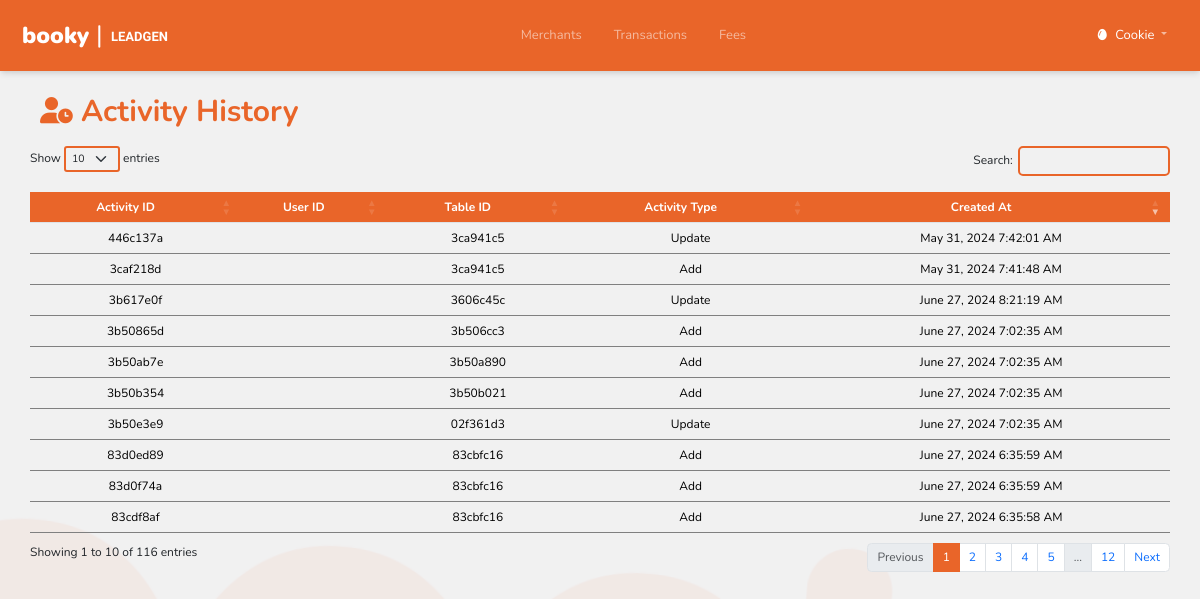
The page /activity_history/index.php (signed in) on the database its author committed.
### tables this page shows
CREATE TABLE `user` (
  `user_id` varchar(36) NOT NULL,
  `email_address` varchar(100) NOT NULL,
  `password` varchar(100) NOT NULL,
  `name` varchar(100) NOT NULL,
  `type` enum('Admin','User') NOT NULL DEFAULT 'User',
  `status` enum('Active','Inactive') NOT NULL DEFAULT 'Inactive',
  `created_at` timestamp NOT NULL DEFAULT current_timestamp(),
  `updated_at` timestamp NOT NULL DEFAULT current_timestamp()
);

CREATE TABLE `activity_history` (
  `activity_id` varchar(36) NOT NULL,
  `user_id` varchar(36) DEFAULT NULL,
  `table_name` varchar(50) NOT NULL,
  `table_id` varchar(36) NOT NULL,
  `activity_type` enum('Add','Update','Delete','Login') NOT NULL,
  `description` text NOT NULL,
  `created_at` timestamp NOT NULL DEFAULT current_timestamp(),
  `updated_at` timestamp NOT NULL DEFAULT current_timestamp()
);

### activity_history/index.php (the view, shortened to what this page needs)
<?php require_once("../header.php")?>
<?php
function displayPGFeeRate() {
  include("../inc/config.php");
  $sql = "SELECT * FROM activity_history ORDER BY created_at DESC";
  $result = $conn->query($sql);
  if ($result->num_rows > 0) {
      while ($row = $result->fetch_assoc()) {
          $shortActivityId = substr($row['activity_id'], 0, 8);
          $shortUserId = substr($row['user_id'], 0, 8);
          $shortTableId = substr($row['table_id'], 0, 8);
          $date = new DateTime($row['created_at']);
          $formattedDate = $date->format('F d, Y g:i:s A');
          echo "<tr data-id='" . $row['activity_id'] . "' class='message-row'>";
          echo "<td class='message-cell' style='text-align:center;'>" . $shortActivityId . "</td>";
          echo "<td class='message-cell' style='text-align:center;'>" . $shortUserId . "</td>";
          echo "<td class='message-cell' style='text-align:center;'>" . $shortTableId . "</td>";
          echo "<td class='message-cell' style='text-align:center;'>" . $row['activity_type'] . "</td>";
          echo "<td class='message-cell' style='text-align:center;'>" . $formattedDate . "</td>";
          echo "</tr>";
      }
  }
}
?>
<!DOCTYPE html>
<html lang="en">
<head>
  <link href="https://cdn.jsdelivr.net/npm/bootstrap@5.3.3/dist/css/bootstrap.min.css" rel="stylesheet">
  <link rel='stylesheet' href='https://cdn.datatables.net/1.13.5/css/dataTables.bootstrap5.min.css'>
  <link rel='stylesheet' href='https://cdnjs.cloudflare.com/ajax/libs/font-awesome/4.6.3/css/font-awesome.min.css'>
  <link rel="stylesheet" href="../style.css">
</head>
<body>
<div class="cont-box">
  <div class="custom-box pt-4">
  <div class="sub" style="text-align:left;">
  <div class="add-btns">
    <p class="title"><i class="fa-solid fa-user-clock fa-sm"></i> Activity History</p>
</div>
    <div class="content" style="width:95%;margin-left:auto;margin-right:auto;">
        <table id="example" class="table bord" style="width:100%;">
        <thead>
            <tr>
                <th>Activity ID</th>
                <th>User ID</th>
                <th>Table ID</th>
                <th>Activity Type</th>
                <th>Created At</th>
            </tr>
        </thead>
        <tbody id="dynamicTableBody">
        <?php displayPGFeeRate(); ?>
        </tbody>
    </table>
  </div>
</div>
</div>
</body>
</html>

### header.php (shortened to what this page needs)
<?php
$name = $_SESSION['name'] ?? '';
include_once($_SERVER['DOCUMENT_ROOT'] . '/Merchant-Tool/inc/config.php');
if (isset($_SESSION['user_id'])) {
  $user_id = $_SESSION['user_id'];
  $escaped_user_id = mysqli_real_escape_string($conn, $user_id);
  $sql = "SELECT * FROM user WHERE user_id = '$escaped_user_id'";
  $result = mysqli_query($conn, $sql);
  if ($result && mysqli_num_rows($result) > 0) {
      $user_data = mysqli_fetch_assoc($result);
      $name = $user_data['name'];
  } else {
      $type = 'type';
  }
} else {
  $type = 'type';
}
?>
<!DOCTYPE html>
<html>
<head>
    <link href="https://cdn.jsdelivr.net/npm/bootstrap@5.2.3/dist/css/bootstrap.min.css" rel="stylesheet">
    <link rel="stylesheet" href="style.css">
</head>
<body>
<nav class="navbar navbar-expand-lg navbar-dark p-3">
    <div class="container-fluid">
        <a class="navbar-brand" href="/Merchant-tool/merchant/">
            <table style="border:10px;">
                <tr>
                    <th style="font-weight:900 !important;color:#fff;font-size:23px !important;padding-top:1px;">booky <span style="font-size:25px;font-weight:normal;">|</span></th>
                    <th style="font-size:13px;padding-top:4px;font-family: Nanum Gothic">&nbsp; LEADGEN</th>
                </tr>
            </table>
        </a>
        <div class="collapse navbar-collapse" id="navbarNavDropdown">
            <ul class="navbar-nav ms-auto">
                <li class="nav-item">
                    <a id="orders-link" class="nav-link mx-2" aria-current="page" href="/Merchant-Tool/merchant/" style="padding-right:10px;padding-left:10px;">Merchants</a>
                </li>
                <li class="nav-item">
                    <a id="merchants-link" class="nav-link mx-2" aria-current="page" href="/Merchant-Tool/transaction/" style="padding-right:10px;padding-left:10px;">Transactions</a>
                </li>
                <li class="nav-item">
                    <a id="pg-link" class="nav-link mx-2" aria-current="page" href="/Merchant-Tool/fee/" style="padding-right:10px;padding-left:10px;">Fees</a>
                </li>
            </ul>
            <ul class="navbar-nav ms-auto d-none d-lg-inline-flex">
                <li class="nav-item dropdown">
                    <a class="nav-link mx-2 dropdown-toggle" href="#" id="navbarDropdownMenuLink" role="button" data-bs-toggle="dropdown" aria-expanded="false">
                        <i class="fa-solid fa-egg" style="color:#fff;"></i><span style="font-size:13px;color:#fff;padding-left:5px;"><?php echo '  ' . htmlspecialchars($name); ?></span>
                    </a>
                </li>
            </ul>
        </div>
    </div>
</nav>
</body>
</html>

### style.css (style rules this page uses)
* { font-family: "Nunito", sans-serif; font-size: 12px; margin:0; }
.navbar { box-shadow: rgba(0, 0, 0, 0.1) 0px 4px 6px -1px, rgba(0, 0, 0, 0.06) 0px 2px 4px -1px; background-color: #E96529; }
th { background-color:#E96529 !important; text-align:center !important; color:#fff !important; }
a { text-decoration: none; }
td { background-color:transparent !important; border-bottom: 1px solid #808080 !important; }

### header.php (style rules this page uses)
.navbar a { font-size: 13px !important; }

### activity_history/index.php (style rules this page uses)
body { background-image: url("../images/bg_booky.png"); background-position: center; background-repeat: no-repeat; background-size: cover; background-attachment: fixed; }
.title { font-size: 30px; font-weight: bold; margin-right: auto; padding-left: 5vh; color: #E96529;" }
.add-btns { padding-bottom: 0px; padding-right: 5vh; display: flex; align-items: center; }

### rows shown on the page
user: name "Cookie"
activity_history: activity_id "3b617e0f", table "3606c45c", activity_type "Update", created_at "June 27, 2024 8:21:19 AM"
activity_history: activity_id "3b50865d", table "3b506cc3", activity_type "Add", created_at "June 27, 2024 7:02:35 AM"
activity_history: activity_id "3b50ab7e", table "3b50a890", activity_type "Add", created_at "June 27, 2024 7:02:35 AM"
activity_history: activity_id "3b50b354", table "3b50b021", activity_type "Add", created_at "June 27, 2024 7:02:35 AM"
activity_history: activity_id "3b50e3e9", table "02f361d3", activity_type "Update", created_at "June 27, 2024 7:02:35 AM"
activity_history: activity_id "83d0ed89", table "83cbfc16", activity_type "Add", created_at "June 27, 2024 6:35:59 AM"
activity_history: activity_id "83d0f74a", table "83cbfc16", activity_type "Add", created_at "June 27, 2024 6:35:59 AM"
activity_history: activity_id "83cdf8af", table "83cbfc16", activity_type "Add", created_at "June 27, 2024 6:35:58 AM"
activity_history: activity_id "446c137a", table "3ca941c5", activity_type "Update", created_at "May 31, 2024 7:42:01 AM"
activity_history: activity_id "3caf218d", table "3ca941c5", activity_type "Add", created_at "May 31, 2024 7:41:48 AM"
